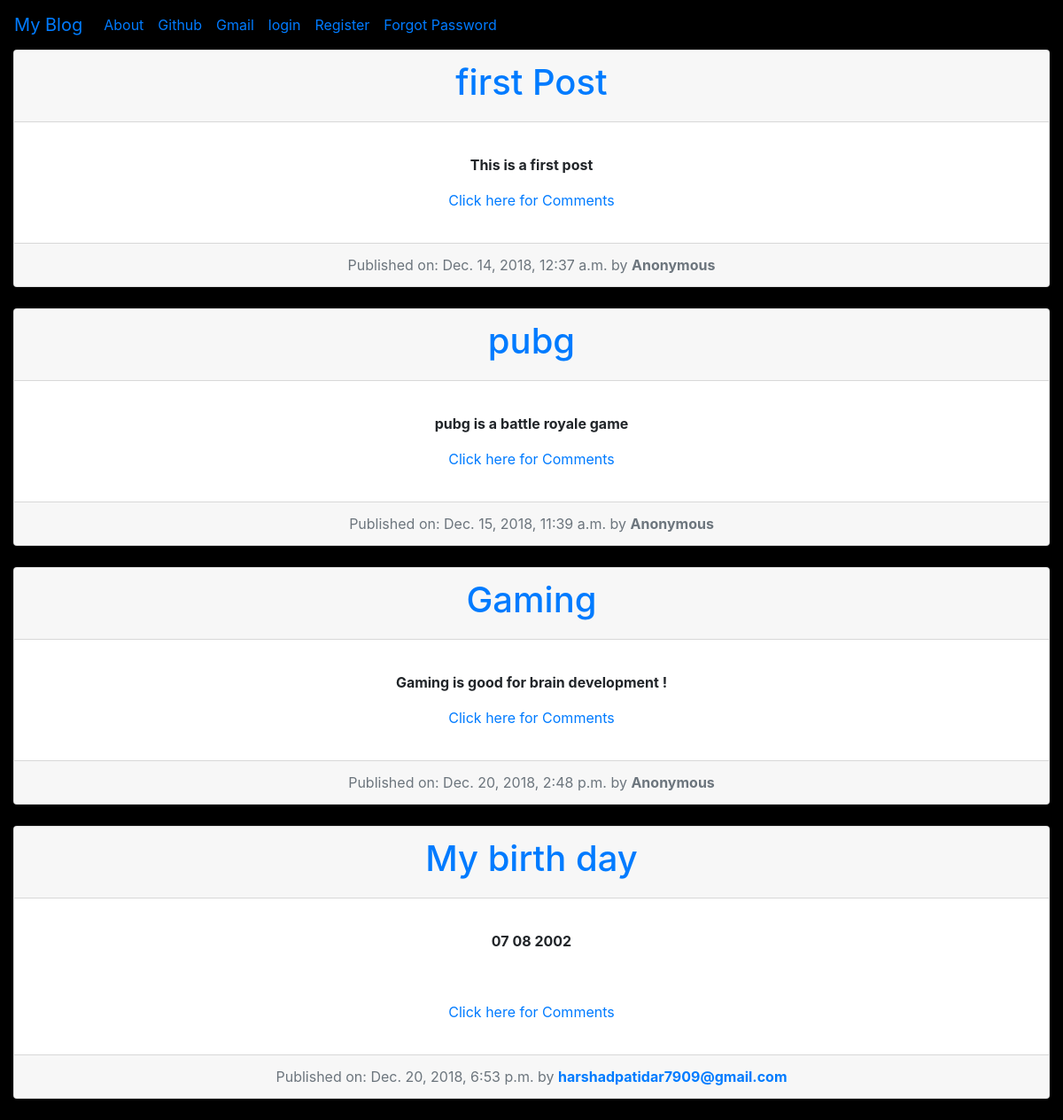
The page / on the database its author committed.
### blog/models.py (models this page shows, shortened)
class Post(models.Model):
    author=models.ForeignKey('accounts.User',null =True, on_delete=models.SET_NULL)
    title=models.CharField(max_length=256)
    text=models.TextField()
    created_date=models.DateTimeField(default=timezone.now())
    published_date=models.DateTimeField(blank=True,null=True)

### accounts/models.py (models this page shows)
class User(AbstractUser):
    username=models.CharField(blank=False,unique=True,max_length=256)
    email = models.EmailField(unique=True)
    email_confirmed = models.BooleanField(default=False)
    USERNAME_FIELD = 'email'
    REQUIRED_FIELDS=['username',]
    def __str__(self):
        return self.email

### blog/views.py (the view)
# urls.py: re_path(r'^$',PostListView.as_view(),name='post_list'),
class PostListView(ListView):
    model=Post
    template_name='blog/post_list.html'
    def get_queryset(self):
        return Post.objects.filter(published_date__lte=timezone.now()) #.order_by('-published_date')

### blog/templates/blog/post_list.html
{%extends "blog/base.html" %}
{% block content %}
{% for post in post_list %}
<div class="card text-center">
  <div class="card-header">
    <h1> <a href="{% url 'blog:post_detail' pk=post.pk %}">{{post.title}}</a> </h1>
  </div>
  <div class="card-body">
    <p class="card-text" >
      <b>{{post.text|safe}}</b>
      {% if user.is_authenticated %}
      <a href="{% url 'blog:post_detail' pk=post.pk %}">Click here for Comments</a>
      {% else %}
      <a href="{% url 'accounts:login' %}">Click here for Comments</a>
      {% endif %}
    </p>
  </div>
  <div class="card-footer text-muted">
    Published on: {{post.published_date}} by {% if post.author %}
                            <a href="{% url 'blog:alluserpost' email=post.author %}"><b>{{post.author}}</b></a>
                        {% else %}
                            <b>Anonymous</b>
                        {% endif %}
  </div>
</div>
<br>
{% endfor %}
{% endblock %}

### blog/templates/blog/base.html (shortened to what this page needs)
<!DOCTYPE html>
{% load bootstrap4 %}
{% load staticfiles %}
<html lang="en" dir="ltr">
  <head>
    <link rel="stylesheet" href="https://stackpath.bootstrapcdn.com/bootstrap/4.1.3/css/bootstrap.min.css">
    <link rel="stylesheet" href="//cdn.jsdelivr.net/npm/medium-editor@latest/dist/css/medium-editor.min.css" type="text/css" media="screen" charset="utf-8">
<link rel="stylesheet" href="{% static 'css/blog.css' %}">
  </head>
  <body class="loader" style="background-color:black">
    <nav class="navbar navbar-expand-lg" style="background-color:black;">
  <a class="navbar-brand" href="{% url 'post_list' %}">My Blog</a>
  <div class="collapse navbar-collapse" id="navbarNavAltMarkup">
    <div class="navbar-nav">
      <a class="nav-item nav-link active" href="{% url 'blog:about' %}">About <span class="sr-only">(current)</span></a>
      <a class="nav-item nav-link" href="https://github.com/">Github</a>
      <a class="nav-item nav-link" href="http://gmail.com">Gmail</a>
      {% if user.is_authenticated %}
      <a class="nav-item nav-link" href="{% url 'blog:post_new' %}"> New Post</a>
      <a class="nav-item nav-link" href="{% url 'blog:post_draft_list' email=user.email %}">Drafts</a>
      <a class="nav-item nav-link" href="{% url 'blog:alluserpost' email=user.email %}">All Posts</a>
      <a class="nav-item nav-link" href="{% url 'accounts:logout' %}">Logout</a>
      <a class="nav-item nav-link " href="#" >Welcome: {{user.username}}</a>
      <a class="nav-item nav-link" href="{% url 'accounts:change-password' %}">Change Password</a>
       {% else %}
      <a class=" nav-item nav-link" href="{% url 'accounts:login' %}">  login</a>
      <a class="nav-item nav-link" href="{% url 'accounts:signup' %}"> Register</a>
      <a class="nav-item nav-link" href="{% url 'accounts:password_reset' %}">Forgot Password</a>
        {% endif %}
    </div>
  </div>
</nav>
<div class="content container-fluid">
  <div class="">
    {% block content %}
    {% endblock %}
  </div>
</div>
  </body>
</html>

### static/css/blog.css (style rules this page uses)
.loader { filter:hue-rotate(0deg); color:linear-gradient(45deg,#0f8,#08f); animation:hue 10000ms infinite linear; }

### rows shown on the page
Post: title "first Post", published_date "Dec. 14, 2018, 12:37 a.m.", shows "Anonymous"
Post: title "pubg", published_date "Dec. 15, 2018, 11:39 a.m.", shows "Anonymous"
Post: title "Gaming", published_date "Dec. 20, 2018, 2:48 p.m.", shows "Anonymous"
Post: title "My birth day", published_date "Dec. 20, 2018, 6:53 p.m.", author "harshadpatidar7909@gmail.com"
